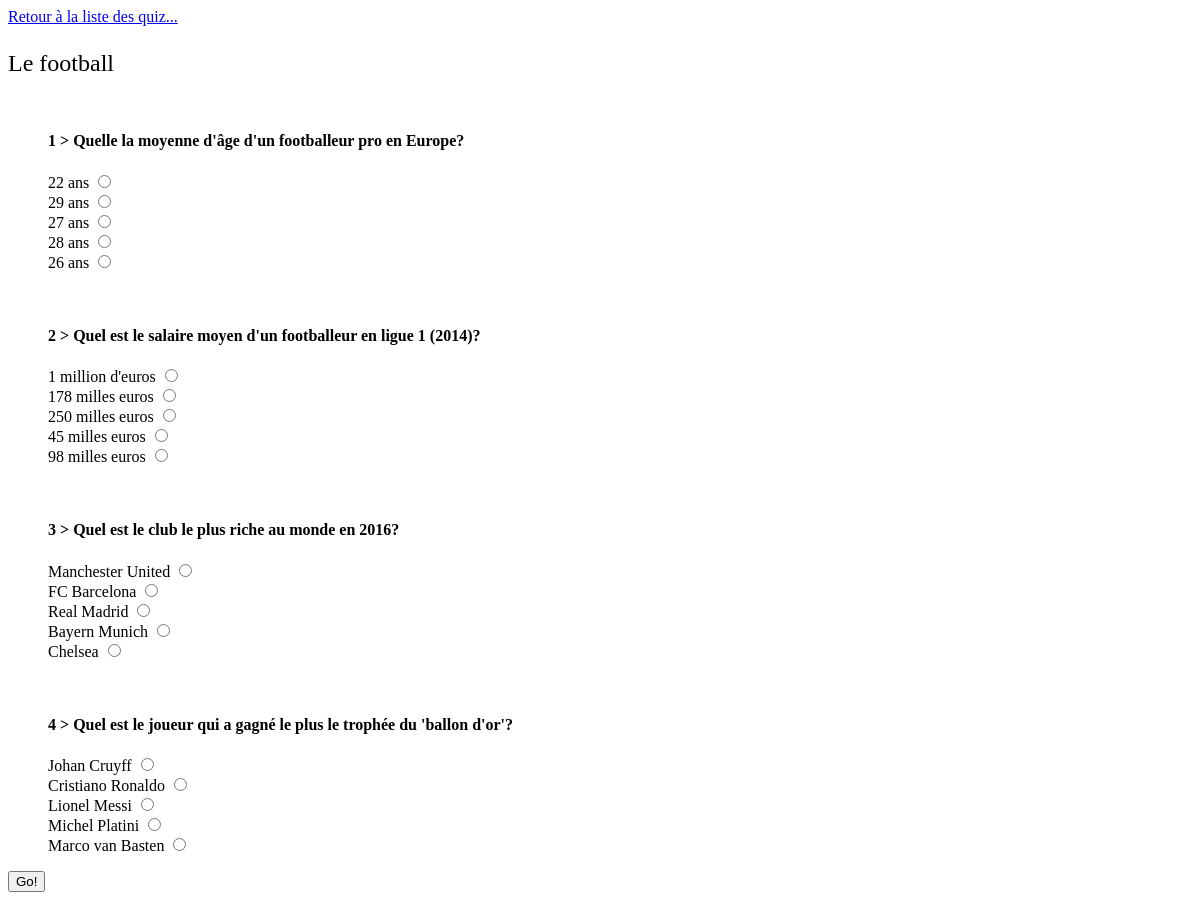
The app's page /quizz_details/controller/quiz_details_c.php?quizId=3 (signed in), older data.
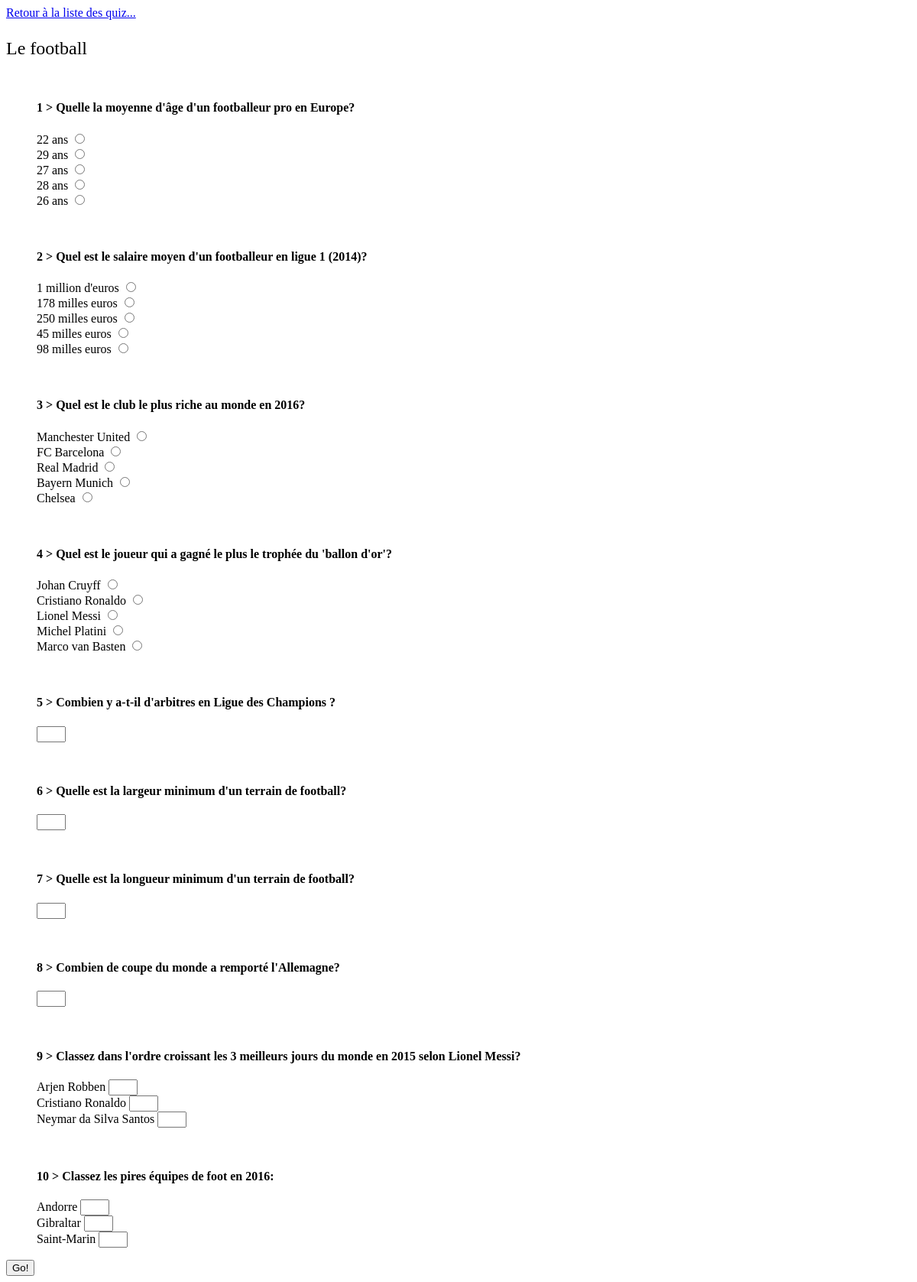
The same page, newer data.
### tables this page shows
CREATE TABLE IF NOT EXISTS `questions` (
  `question_id` smallint(5) unsigned NOT NULL AUTO_INCREMENT,
  `quiz_id` smallint(5) unsigned NOT NULL,
  `question` text NOT NULL,
  `multiple_answers` char(1) NOT NULL DEFAULT 'N',
  `digits` char(1) DEFAULT 'N',
  `ordered` char(1) DEFAULT 'N',
  `creation_date` datetime NOT NULL,
  PRIMARY KEY (`question_id`),
  UNIQUE KEY `ind_question` (`question`(150)),
  KEY `fk_q_quiz_id` (`quiz_id`),
  FULLTEXT KEY `ind_search_question` (`question`)
);

### quizz_details/model/quiz_details_m.php (called while the page is built, shortened)
<?php
function quiz($quizId) {
    global $bdd;
    $data = $bdd->prepare('SELECT quiz_id, quiz FROM v_quiz_details
                            WHERE quiz_id = :quizId;');
    $data->bindParam(':quizId', $quizId, PDO::PARAM_INT);
    $data->execute();
    return $data->fetch();
}
function question($quizId) {
    global $bdd;
    $data = $bdd->prepare('SELECT DISTINCT question_id, question, multiple_answers, q_digit, q_order FROM v_quiz_details
                            WHERE quiz_id = :quizId;');
    $data->bindParam(':quizId', $quizId, PDO::PARAM_INT);
    $data->execute();
    return $data->fetchAll();
}
function answer($quizId) {
    global $bdd;
    $data = $bdd->prepare('SELECT DISTINCT question_id, answer_id, answer FROM v_quiz_details
                            WHERE quiz_id = :quizId;');
    $data->bindParam(':quizId', $quizId, PDO::PARAM_INT);
    $data->execute();
    return $data->fetchAll();
}

### quizz_details/view/quiz_details_questions.php (the view)
    <?php if($questions['multiple_answers'] == 'N' && $questions['q_digit'] == 'N' && $questions['q_order'] == 'N') { ?>
<input type="radio" name="resultRadio[<?php echo $questions['question_id'];?>]" value="<?php echo $answers['answer_id'];?>">
    <?php } elseif ($questions['q_digit'] == 'N' && $questions['q_order'] == 'N') {?>
<input type="checkbox" name="resultCheckbox[<?php echo $answers['answer_id'];?>]" value="<?php echo $questions['question_id'];?>">
    <?php } elseif ($questions['q_digit'] == 'Y' && $questions['q_order'] == 'N') {?>
<input type="text" name="resultDigits[<?php echo $answers['answer_id'].'-'.$questions['question_id'];?>]">
    <?php } elseif ($questions['q_digit'] == 'N' && $questions['q_order'] == 'Y') {?>
<input type="number" name="resultOrdered[<?php echo $answers['answer_id'].'-'.$questions['question_id'];?>]" min="1">
    <?php }?>

### quizz_details/controller/quiz_details_c.php (shortened to what this page needs)
<?php
include '../../admin/model/bdd_connect_m.php';
include '../model/quiz_details_m.php';
if (isset($_GET['quizId']) and !empty($_GET['quizId'])) {
    $quizId = $_SESSION['quizId'];
    $userId = $_SESSION['userId'];
    if (quiz($_GET['quizId'])) {
    $quiz = quiz($quizId);
    $question = question($quizId);
    $answer = answer($quizId);
    $nbQuestions = count($question);
    $nbTotQuestions = count($question);
    if(isset($_POST['resultRadio']) || isset($_POST['resultCheckbox'])) {
        if (isset($_POST['resultRadio']) && !isset($_POST['resultCheckbox'])) {
            $flipResultsRadio = $_POST['resultRadio'];
            $flipedResultsRadio = array_flip($flipResultsRadio);
            $mcqResults = $flipedResultsRadio;
        } elseif (!isset($_POST['resultRadio']) && isset($_POST['resultCheckbox'])) {
            $resultCheckbox = $_POST['resultCheckbox'];
            $mcqResults = $resultCheckbox;
        } elseif (isset($_POST['resultRadio']) && isset($_POST['resultCheckbox'])) {
            $flipResultsRadio = $_POST['resultRadio'];
            $resultCheckbox = $_POST['resultCheckbox'];
            $flipedResultsRadio = array_flip($flipResultsRadio);
            $mcqResults = $flipedResultsRadio + $resultCheckbox;
        }
        if (isset($_POST['resultDigits'])){
            if (!in_array('',($_POST['resultDigits']))) {
                $resultDigits = $_POST['resultDigits'];
                foreach ($resultDigits as $resultDigit => $val) {
                    $resultDi[] = $val.'_'.$resultDigit;
                }
                foreach($resultDi as $resultD){
                        preg_match('#-(.+)#', $resultD, $resultDigitQuestionID[]);
                        preg_match('#(.+)_#', $resultD, $resultDigitAnswerID[]);
                }
                for($i = 0; $i < count($resultDigitQuestionID); $i++) {
                    $digitResults[$resultDigitAnswerID[$i][1].'-'.$i] = $resultDigitQuestionID[$i][1];
                }
            }
        }
        if (isset($_POST['resultOrdered'])) {
            $resultOrdered = $_POST['resultOrdered'];
            foreach ($resultOrdered as $resultOrder => $val) {
                $resultOr[] = $val.'_'.$resultOrder;
            }
            foreach($resultOr as $resultO){
                    preg_match('#-(.+)#', $resultO, $resultOrderQuestionID[]);
                    preg_match('#(.+)-#', $resultO, $resultOrderAnswerID[]);
            }
            for($i = 0; $i < count($resultOrderQuestionID); $i++) {
                $orderResults[$resultOrderAnswerID[$i][1]] = $resultOrderQuestionID[$i][1];
            }
        }
        if (isset($digitResults)) {
            if (isset($orderResults)) {
            $results = $mcqResults + $digitResults + $orderResults;
            } else {
            $results = $mcqResults + $digitResults;
            }
        } elseif (isset ($orderResults)) {
        $results = $mcqResults + $orderResults;
        } else {
        $results = $mcqResults;
        }
        $uniqueQuestionID = array_unique($results);
         $nbCorrectQuestions = 0;
         foreach ($uniqueQuestionID as $questionID) {
             include 'quiz_details_mcq_c.php';
             include 'quiz_details_digit_c.php';
             include 'quiz_details_order_c.php';
         }
        if (count($uniqueQuestionID) == count($question)) {
            include '../view/quiz_details.php';
$finalScore = $nbCorrectQuestions+(count($resultQuizDigit))+count($resultQuizOrder);
            if (isset($nbCorrectQuestions)) {
                $score = ceil(($finalScore/count($question))*100).' % de bonnes réponses!';
                $scoreId = insertScoreQuiz($userId, $quizId, $score);
                include '../../scores/controller/historic_answers_users_c.php';
                include '../../scores/view/quiz_score.php';
            }
        } else {
            include '../view/error_answer.php';
        }
    } else {
        include '../view/quiz_details.php';
    }
    } else {
        header('location: ../../quizzes_list/controller/quizzes_list_c.php');
    }
    }

### quizz_details/view/quiz_details.php (shortened to what this page needs)
<!DOCTYPE html>
<html lang="fr">
    <head>
    </head>
    <body>
        <nav>
            <a href="../../quizzes_list/controller/quizzes_list_c.php">Retour à la liste des quiz...</a>
        </nav>
        <header id="quiz">
        <?php echo $quiz['quiz'];?><br>
        </header>
        <section>
            <form method="post">
        <?php
        foreach ($question as $questions) {?>
                <ul class="<?php echo 'q'.$questions['question_id'];?>">
        <?php echo '<br>'.'<h4>'.(($nbTotQuestions+1)-($nbQuestions--)).' > '.$questions['question'].'</h4>';?>
        <?php
            foreach ($answer as $answers) {
                if ($questions['question_id'] == $answers['question_id']){
                    ?>
            <li id="answer"><label>
                <?php echo $answers['answer'];
                    include '../view/quiz_details_questions.php';
                    ?>
                </label>
                <br>
                </li>
        <?php
                    }
            }
            ?>
        </ul>
        <?php
        }
        ?>
                <input type="submit" value="Go!">
            </form>
        </section>
    <link rel="stylesheet" href="../view/quiz_details.css"/>
    </body>
</html>

### quizz_details/view/quiz_details.css (style rules this page uses)
ul { list-style-type: none; }
header { font-family: Lucida Console; font-size: 1.5em; position: relative; margin-top: 1em; }
input[type="number"], input[type="text"] { width: 30px; }

Row changes from the older to the newer data that the page shows:
added questions: nbQuestions "5", question "Combien y a-t-il d'arbitres en Ligue des Champions ?"
added questions: nbQuestions "6", question "Quelle est la largeur minimum d'un terrain de football?"
added questions: nbQuestions "7", question "Quelle est la longueur minimum d'un terrain de football?"
added questions: nbQuestions "8", question "Combien de coupe du monde a remporté l'Allemagne?"
added questions: nbQuestions "9", question "Classez dans l'ordre croissant les 3 meilleurs jours du monde en 2015 selon Lionel Messi?", answer "Arjen Robben", answer "Cristiano Ronaldo", answer "Neymar da Silva Santos"
added questions: nbQuestions "10", question "Classez les pires équipes de foot en 2016:", answer "Andorre", answer "Gibraltar", answer "Saint-Marin"
